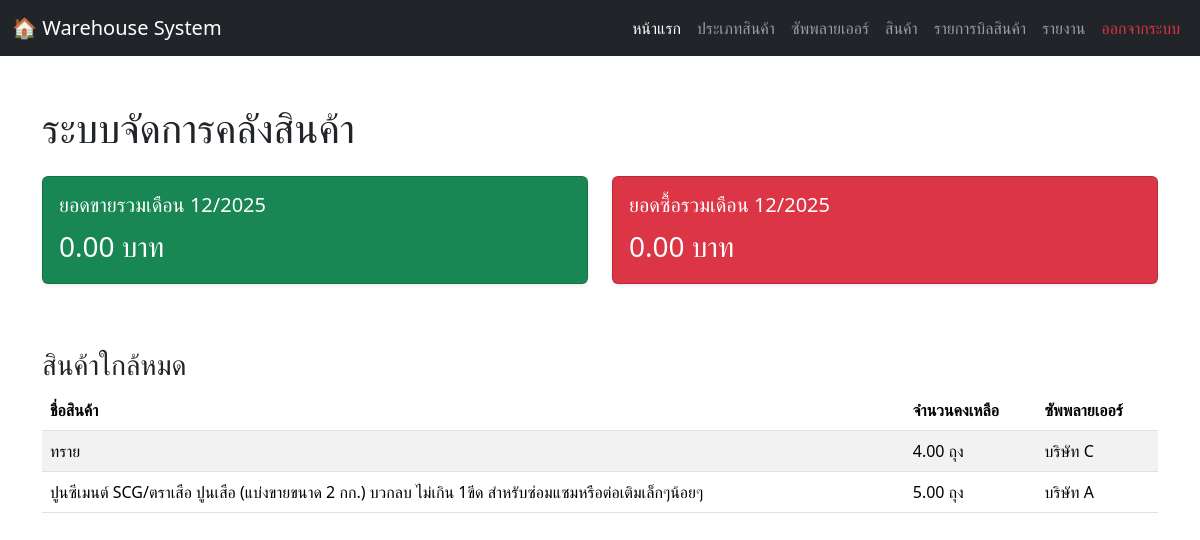
The app's page /homepage.php (signed in) with its own data.
### tables this page shows
CREATE TABLE `products` (
  `product_id` int(11) NOT NULL,
  `product_name` varchar(150) NOT NULL,
  `category_id` int(11) DEFAULT NULL,
  `supplier_id` int(11) DEFAULT NULL,
  `base_unit` varchar(50) DEFAULT NULL COMMENT 'หน่วยหลัก (เช่น กระสอบ, กล่อง)',
  `sub_unit` varchar(50) DEFAULT NULL COMMENT 'หน่วยย่อย (เช่น กิโลกรัม, ชิ้น)',
  `unit_conversion_rate` decimal(10,2) NOT NULL DEFAULT 1.00 COMMENT 'อัตราแปลงจากหน่วยหลักไปหน่วยย่อย',
  `stock_in_sub_unit` decimal(10,2) NOT NULL DEFAULT 0.00 COMMENT 'สต็อกคงเหลือในหน่วยย่อยที่สุด',
  `selling_price` decimal(10,2) NOT NULL,
  `reorder_level` decimal(10,2) NOT NULL DEFAULT 0.00,
  `image_path` varchar(255) DEFAULT NULL
);

CREATE TABLE `suppliers` (
  `supplier_id` int(11) NOT NULL,
  `supplier_name` varchar(150) NOT NULL,
  `address` varchar(255) DEFAULT NULL,
  `phone` varchar(50) DEFAULT NULL
);

### homepage.php (the view, shortened to what this page needs)
<?php
include 'connection.php';
$current_month_sales = $conn->query("SELECT IFNULL(SUM(total_amount), 0) AS total FROM sales WHERE DATE_FORMAT(sale_date, '%Y-%m') = DATE_FORMAT(CURDATE(), '%Y-%m')")->fetch_assoc()['total'];
$current_month_purchases = $conn->query("SELECT IFNULL(SUM(total_amount), 0) AS total FROM purchases WHERE DATE_FORMAT(purchase_date, '%Y-%m') = DATE_FORMAT(CURDATE(), '%Y-%m')")->fetch_assoc()['total'];
$current_month_thai = date('m/Y');
?>
<!DOCTYPE html>
<html lang="th">
<head>
  <link rel="stylesheet" href="https://cdn.jsdelivr.net/npm/bootstrap@5.3.2/dist/css/bootstrap.min.css">
</head>
<body>
  <nav class="navbar navbar-expand-lg navbar-dark bg-dark">
    <div class="container-fluid">
      <a class="navbar-brand" href="#">🏠 Warehouse System</a>
      <div class="collapse navbar-collapse" id="navbarNav">
        <ul class="navbar-nav ms-auto">
          <li class="nav-item"><a class="nav-link active" href="homepage.php">หน้าแรก</a></li>
          <li class="nav-item"><a class="nav-link" href="categories.php">ประเภทสินค้า</a></li>
          <li class="nav-item"><a class="nav-link" href="suppliers.php">ซัพพลายเออร์</a></li>
          <li class="nav-item"><a class="nav-link" href="products.php">สินค้า</a></li>
          <li class="nav-item"><a class="nav-link" href="warehouse_page.php">รายการบิลสินค้า</a></li>
          <li class="nav-item"><a class="nav-link" href="report.php">รายงาน</a></li>
          <li class="nav-item"><a class="nav-link text-danger" href="logout.php">ออกจากระบบ</a></li>
        </ul>
      </div>
    </div>
  </nav>
  <div class="container my-5">
    <h1 class="mb-4">ระบบจัดการคลังสินค้า</h1>
    <div class="row mb-5">
      <div class="col-md-6 mb-3">
        <div class="card bg-success text-white shadow-sm">
          <div class="card-body">
            <h5 class="card-title">ยอดขายรวมเดือน <?= $current_month_thai ?></h5>
            <p class="card-text fs-3"><?= number_format($current_month_sales, 2) ?> บาท</p>
          </div>
        </div>
      </div>
      <div class="col-md-6 mb-3">
        <div class="card bg-danger text-white shadow-sm">
          <div class="card-body">
            <h5 class="card-title">ยอดซื้อรวมเดือน <?= $current_month_thai ?></h5>
            <p class="card-text fs-3"><?= number_format($current_month_purchases, 2) ?> บาท</p>
          </div>
        </div>
      </div>
    </div>
    <h3 class="mt-4">สินค้าใกล้หมด</h3>
    <table class="table table-striped">
      <thead>
        <tr>
          <th>ชื่อสินค้า</th>
          <th>จำนวนคงเหลือ</th>
          <th>ซัพพลายเออร์</th>
        </tr>
      </thead>
      <tbody>
        <?php
      $sql = "SELECT
                p.product_id,
                p.product_name,
                p.stock_in_sub_unit,
                p.reorder_level,
                p.base_unit,
                p.sub_unit,
                p.unit_conversion_rate,
                s.supplier_name
              FROM products p -- เปลี่ยนจาก LEFT JOIN เป็น INNER JOIN
              INNER JOIN suppliers s ON p.supplier_id = s.supplier_id
              WHERE p.stock_in_sub_unit <= p.reorder_level AND p.supplier_id IS NOT NULL
              ORDER BY p.stock_in_sub_unit ASC";
      $result = $conn->query($sql);
      if ($result->num_rows > 0) {
          while ($row = $result->fetch_assoc()) {
              $displayStock = '';
              if ($row['unit_conversion_rate'] && $row['unit_conversion_rate'] > 1) {
                  $baseUnitStock = floor($row['stock_in_sub_unit'] / $row['unit_conversion_rate']);
                  $subUnitStock = fmod($row['stock_in_sub_unit'], $row['unit_conversion_rate']);
                  $displayStock = "{$baseUnitStock} {$row['base_unit']} / {$subUnitStock} {$row['sub_unit']}";
              } else {
                  $displayStock = "{$row['stock_in_sub_unit']} {$row['base_unit']}";
              }
              echo "<tr>
                      <td>{$row['product_name']}</td>
                      <td>{$displayStock}</td>
                      <td>{$row['supplier_name']}</td>
                    </tr>";
          }
      } else {
          echo "<tr><td colspan='3' class='text-center text-muted'>ไม่มีสินค้าใกล้หมด</td></tr>";
      }
        ?>
      </tbody>
    </table>
  </div>
</body>
</html>

### records on screen
products: product_name "ทราย", displayStock "4.00 ถุง", supplier.supplier_name "บริษัท C"
products: product_name "ปูนซีเมนต์ SCG/ตราเสือ ปูนเสือ (แบ่งขายขนาด 2 กก.) บวกลบ ไม่เกิน 1ขีด สำหรับซ่อมแซมหรือต่อเติมเล็กๆน้อยๆ", displayStock "5.00 ถุง", supplier.supplier_name "บริษัท A"

### other values on screen
$current_month_sales "0.00"
$current_month_purchases "0.00"
